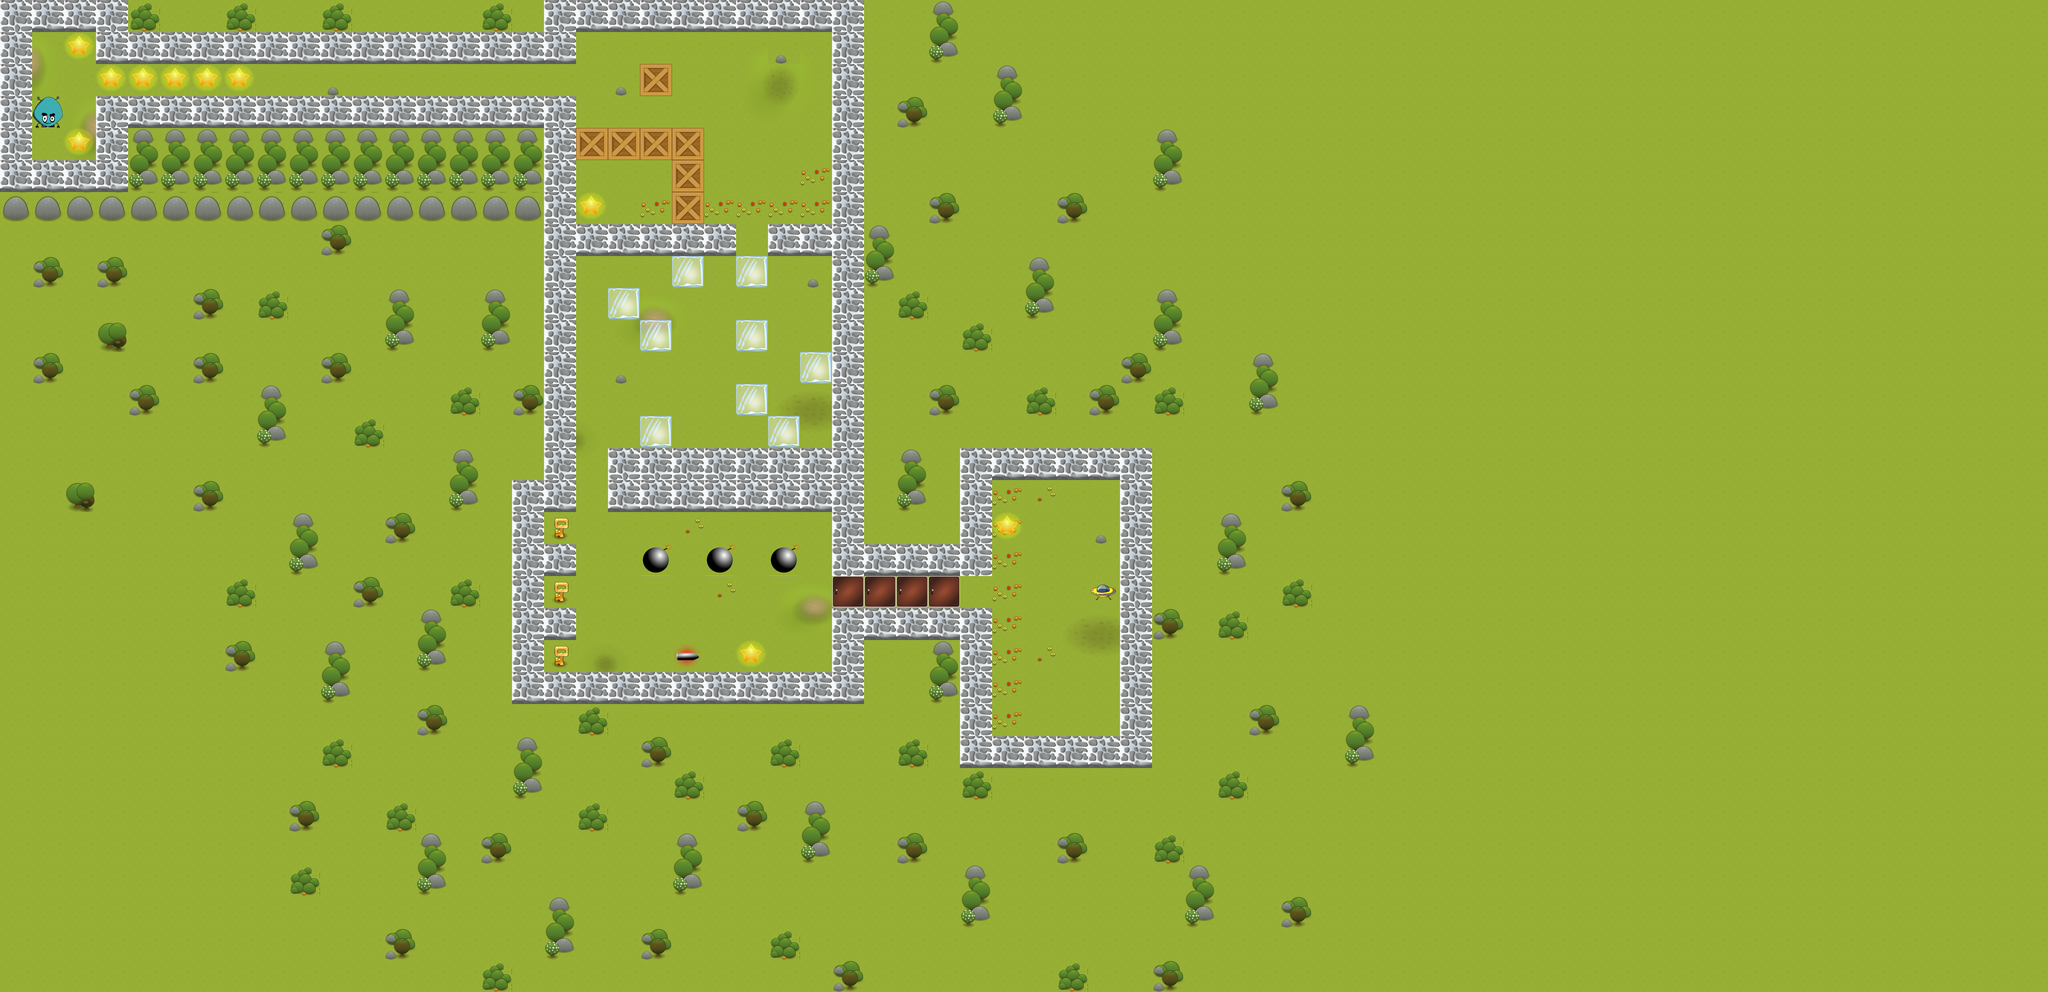

This is a level from a 2D game, rendered from its Tiled map with the project's own tilesets. A one-line summary and the map file follow, with tile-layer data summarised:
An orthogonal 64x31 tile map with 80x80 px tiles, 7 tile layers (ground, grass, walls, wallsfront, ...), 5 tilesets and 8 objects.

<map version="1.0" orientation="orthogonal" width="64" height="31" tilewidth="80" tileheight="80">
 <properties>
  <property name="Scale" value="1" />
  <property name="background_music" value="Chipper Doodle v2" />
  <property name="level author" value="" />
  <property name="music_info" value="Chipper Doodle v2 by Kevin MacLeod is licensed under a CC Attribution 3.0." />
 </properties>
 <tileset firstgid="1" name="walls80" tilewidth="80" tileheight="80">
  <image source="walls80.png" width="320" height="320" />
  <tile id="0">
   <properties>
    <property name="wall" value="1" />
   </properties>
  </tile>
  <tile id="1">
   <properties>
    <property name="wall" value="1" />
   </properties>
  </tile>
  <tile id="2">
   <properties>
    <property name="wall" value="1" />
   </properties>
  </tile>
  <tile id="14">
   <properties>
    <property name="wall" value="1" />
   </properties>
  </tile>
  <tile id="15">
   <properties>
    <property name="wall" value="1" />
   </properties>
  </tile>
 </tileset>
 <tileset firstgid="17" name="SmallWorld-all" tilewidth="80" tileheight="80">
  <image source="SmallWorld-all.png" width="640" height="560" />
 </tileset>
 <tileset firstgid="73" name="TiledObjects" tilewidth="80" tileheight="80">
  <image source="TiledObjects.png" width="800" height="800" />
 </tileset>
 <tileset firstgid="173" name="walls80V2" tilewidth="80" tileheight="80">
  <image source="walls80V2.png" width="640" height="640" />
  <tile id="0">
   <properties>
    <property name="wall" value="1" />
   </properties>
  </tile>
  <tile id="1">
   <properties>
    <property name="wall" value="1" />
   </properties>
  </tile>
  <tile id="26">
   <properties>
    <property name="wall" value="1" />
   </properties>
  </tile>
 </tileset>
 <tileset firstgid="237" name="snowShadows" tilewidth="80" tileheight="80">
  <image source="snowShadows.png" width="640" height="640" />
 </tileset>
 <layer name="ground" width="64" height="31">
  <data>[1984 cells, 1984 non-empty, 1 distinct tile ids]</data>
 </layer>
 <layer name="grass" width="64" height="31">
  <data>[1984 cells, 77 non-empty, 33 distinct tile ids]</data>
 </layer>
 <layer name="walls" width="64" height="31">
  <data>[1984 cells, 157 non-empty, 1 distinct tile ids]</data>
 </layer>
 <layer name="wallsfront" width="64" height="31">
  <data>[1984 cells, 157 non-empty, 1 distinct tile ids]</data>
 </layer>
 <layer name="Tile Layer 6" width="64" height="31">
  <data>[1984 cells, 86 non-empty, 1 distinct tile ids]</data>
 </layer>
 <layer name="ObjectTiles" width="64" height="31">
  <data>[1984 cells, 39 non-empty, 9 distinct tile ids]</data>
 </layer>
 <objectgroup name="objects">
  <object x="4240" y="560" width="80" height="80">
   <properties>
    <property name="turn" value="left" />
   </properties>
  </object>
  <object x="3440" y="2000" width="80" height="80">
   <properties>
    <property name="quantity" value="3" />
   </properties>
  </object>
  <object x="1740" y="1560" />
  <object x="640" y="160" width="80" height="80">
   <properties>
    <property name="image" value="dialog_robbo_bit_and_byte.png" />
    <property name="message" value="- Whoa! I thought you will never make it. Good to see you again Digit.#- You too guys. So... what are you doing here?#- We received your signal and decided to help You a little bit. I see That You already have few stars. You see, you have to collect all of them to leave this level with your spaceship." />
   </properties>
  </object>
  <object x="1280" y="160" width="80" height="80">
   <properties>
    <property name="image" value="dialog_robbo_bit_and_byte.png" />
    <property name="message" value="- This are boxes. Go Ahead You can push them.#- That's it? This is your advice?#- well... be careful with them, they can block your way. Sometimes you will have to blow up them with a bomb.#- With a bomb?#- Yep. We Will Show You." />
   </properties>
  </object>
  <object x="1840" y="240" width="80" height="80">
   <properties>
    <property name="image" value="dialog_robbo_bit_and_byte.png" />
    <property name="message" value="- remember that you have to collect all stars. If you see that you did something stupid and you will not make it just select menu and restart level." />
   </properties>
  </object>
  <object x="1840" y="560" width="80" height="80">
   <properties>
    <property name="image" value="dialog_robbo_bit_and_byte.png" />
    <property name="message" value="- Ice blocks are similar, only when you push them they will slide.#- go one. try it. but be careful. #- Ok guys I think I get it. #-Yes? So few more things. You can block your enemies with blocks. They can save you from magnets. With ice block you can even hit things. Not only enemies. Bombs also.#" />
   </properties>
  </object>
  <object x="2400" y="1440" width="80" height="80">
   <properties>
    <property name="image" value="dialog_robbo_bit_and_byte.png" />
    <property name="message" value="- Bit, I told you that he will make it.#- Lucky guess .#- Bajt man, you thought that I will fail?#- ekhm... So here is your starship. After you collect all stars you have to get to it.  You always know how many stars you have to collect, but just in case when you will get the last one, you will be notified by sound. #Just collect this star and get to next level." />
   </properties>
  </object>
 </objectgroup>
 <layer name="trees" width="64" height="31">
  <data>[1984 cells, 158 non-empty, 6 distinct tile ids]</data>
 </layer>
</map>
